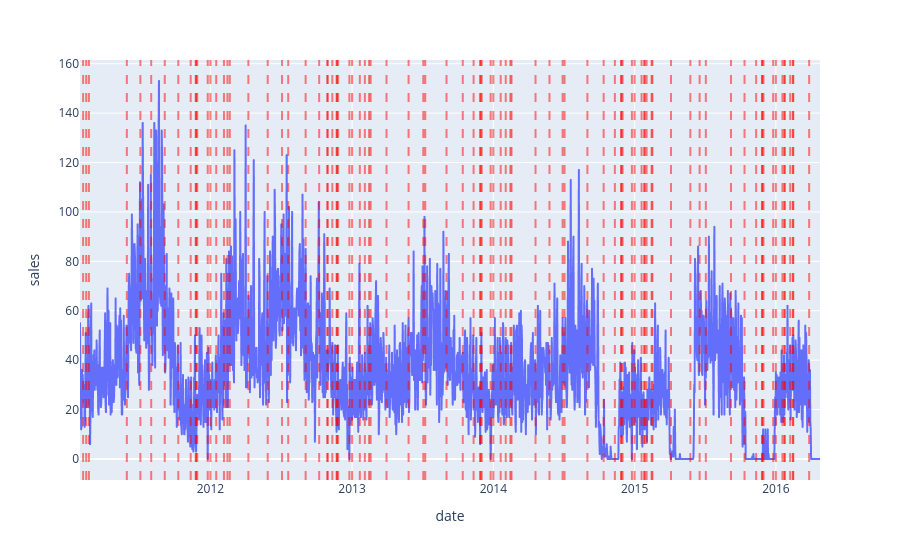

This figure's notebook cell:
### Code cell
muestra_producto = df[df.item == 'SUPERMARKET_3_594'].groupby('date').sales.sum().reset_index()
muestra_producto['date'] = pd.to_datetime(muestra_producto['date'])
fig = px.line(muestra_producto, x='date', y='sales')
eventos = df[df['event'].notna()]
eventos['date'] = pd.to_datetime(eventos['date'])
for fecha in eventos['date'].unique():
    fig.add_vline(x=pd.Timestamp(fecha).timestamp() * 1000, line_dash="dash", line_color="red", opacity=0.5)
fig.show()

### Figure 1 — Plotly figure (JSON) as saved in the notebook; plotly's stock layout.template omitted (floating-point values rounded to 4 significant figures; data arrays with more than 128 entries replaced by an {"elided": "..."} marker saying what was removed)
{"data": [{"hovertemplate": "date=%{x}<br>sales=%{y}<extra></extra>", "legendgroup": "", "line": {"color": "#636efa", "dash": "solid"}, "marker": {"symbol": "circle"}, "mode": "lines", "name": "", "showlegend": false, "type": "scattergl", "x": {"elided": "1913 str values"}, "xaxis": "x", "y": {"elided": "1913 int values"}, "yaxis": "y"}], "layout": {"legend": {"tracegroupgap": 0}, "margin": {"t": 60}, "shapes": [{"line": {"color": "red", "dash": "dash"}, "opacity": 0.5, "type": "line", "x0": 1296950400000, "x1": 1296950400000, "xref": "x", "y0": 0, "y1": 1, "yref": "y domain"}, {"line": {"color": "red", "dash": "dash"}, "opacity": 0.5, "type": "line", "x0": 1297641600000, "x1": 1297641600000, "xref": "x", "y0": 0, "y1": 1, "yref": "y domain"}, {"line": {"color": "red", "dash": "dash"}, "opacity": 0.5, "type": "line", "x0": 1298246400000, "x1": 1298246400000, "xref": "x", "y0": 0, "y1": 1, "yref": "y domain"}, {"line": {"color": "red", "dash": "dash"}, "opacity": 0.5, "type": "line", "x0": 1306713600000, "x1": 1306713600000, "xref": "x", "y0": 0, "y1": 1, "yref": "y domain"}, {"line": {"color": "red", "dash": "dash"}, "opacity": 0.5, "type": "line", "x0": 1309737600000, "x1": 1309737600000, "xref": "x", "y0": 0, "y1": 1, "yref": "y domain"}, {"line": {"color": "red", "dash": "dash"}, "opacity": 0.5, "type": "line", "x0": 1312156800000, "x1": 1312156800000, "xref": "x", "y0": 0, "y1": 1, "yref": "y domain"}, {"line": {"color": "red", "dash": "dash"}, "opacity": 0.5, "type": "line", "x0": 1315180800000, "x1": 1315180800000, "xref": "x", "y0": 0, "y1": 1, "yref": "y domain"}, {"line": {"color": "red", "dash": "dash"}, "opacity": 0.5, "type": "line", "x0": 1318204800000, "x1": 1318204800000, "xref": "x", "y0": 0, "y1": 1, "yref": "y domain"}, {"line": {"color": "red", "dash": "dash"}, "opacity": 0.5, "type": "line", "x0": 1320969600000, "x1": 1320969600000, "xref": "x", "y0": 0, "y1": 1, "yref": "y domain"}, {"line": {"color": "red", "dash": "dash"}, "opacity": 0.5, "type": "line", "x0": 1322092800000, "x1": 1322092800000, "xref": "x", "y0": 0, "y1": 1, "yref": "y domain"}, {"line": {"color": "red", "dash": "dash"}, "opacity": 0.5, "type": "line", "x0": 1322179200000, "x1": 1322179200000, "xref": "x", "y0": 0, "y1": 1, "yref": "y domain"}, {"line": {"color": "red", "dash": "dash"}, "opacity": 0.5, "type": "line", "x0": 1322438400000, "x1": 1322438400000, "xref": "x", "y0": 0, "y1": 1, "yref": "y domain"}, {"line": {"color": "red", "dash": "dash"}, "opacity": 0.5, "type": "line", "x0": 1324771200000, "x1": 1324771200000, "xref": "x", "y0": 0, "y1": 1, "yref": "y domain"}, {"line": {"color": "red", "dash": "dash"}, "opacity": 0.5, "type": "line", "x0": 1325376000000, "x1": 1325376000000, "xref": "x", "y0": 0, "y1": 1, "yref": "y domain"}, {"line": {"color": "red", "dash": "dash"}, "opacity": 0.5, "type": "line", "x0": 1326672000000, "x1": 1326672000000, "xref": "x", "y0": 0, "y1": 1, "yref": "y domain"}, {"line": {"color": "red", "dash": "dash"}, "opacity": 0.5, "type": "line", "x0": 1328400000000, "x1": 1328400000000, "xref": "x", "y0": 0, "y1": 1, "yref": "y domain"}, {"line": {"color": "red", "dash": "dash"}, "opacity": 0.5, "type": "line", "x0": 1329177600000, "x1": 1329177600000, "xref": "x", "y0": 0, "y1": 1, "yref": "y domain"}, {"line": {"color": "red", "dash": "dash"}, "opacity": 0.5, "type": "line", "x0": 1329696000000, "x1": 1329696000000, "xref": "x", "y0": 0, "y1": 1, "yref": "y domain"}, {"line": {"color": "red", "dash": "dash"}, "opacity": 0.5, "type": "line", "x0": 1333843200000, "x1": 1333843200000, "xref": "x", "y0": 0, "y1": 1, "yref": "y domain"}, {"line": {"color": "red", "dash": "dash"}, "opacity": 0.5, "type": "line", "x0": 1338163200000, "x1": 1338163200000, "xref": "x", "y0": 0, "y1": 1, "yref": "y domain"}, {"line": {"color": "red", "dash": "dash"}, "opacity": 0.5, "type": "line", "x0": 1341360000000, "x1": 1341360000000, "xref": "x", "y0": 0, "y1": 1, "yref": "y domain"}, {"line": {"color": "red", "dash": "dash"}, "opacity": 0.5, "type": "line", "x0": 1342742400000, "x1": 1342742400000, "xref": "x", "y0": 0, "y1": 1, "yref": "y domain"}, {"line": {"color": "red", "dash": "dash"}, "opacity": 0.5, "type": "line", "x0": 1346630400000, "x1": 1346630400000, "xref": "x", "y0": 0, "y1": 1, "yref": "y domain"}, {"line": {"color": "red", "dash": "dash"}, "opacity": 0.5, "type": "line", "x0": 1349654400000, "x1": 1349654400000, "xref": "x", "y0": 0, "y1": 1, "yref": "y domain"}, {"line": {"color": "red", "dash": "dash"}, "opacity": 0.5, "type": "line", "x0": 1351468800000, "x1": 1351468800000, "xref": "x", "y0": 0, "y1": 1, "yref": "y domain"}, {"line": {"color": "red", "dash": "dash"}, "opacity": 0.5, "type": "line", "x0": 1351555200000, "x1": 1351555200000, "xref": "x", "y0": 0, "y1": 1, "yref": "y domain"}, {"line": {"color": "red", "dash": "dash"}, "opacity": 0.5, "type": "line", "x0": 1352592000000, "x1": 1352592000000, "xref": "x", "y0": 0, "y1": 1, "yref": "y domain"}, {"line": {"color": "red", "dash": "dash"}, "opacity": 0.5, "type": "line", "x0": 1353542400000, "x1": 1353542400000, "xref": "x", "y0": 0, "y1": 1, "yref": "y domain"}, {"line": {"color": "red", "dash": "dash"}, "opacity": 0.5, "type": "line", "x0": 1353628800000, "x1": 1353628800000, "xref": "x", "y0": 0, "y1": 1, "yref": "y domain"}, {"line": {"color": "red", "dash": "dash"}, "opacity": 0.5, "type": "line", "x0": 1353888000000, "x1": 1353888000000, "xref": "x", "y0": 0, "y1": 1, "yref": "y domain"}, {"line": {"color": "red", "dash": "dash"}, "opacity": 0.5, "type": "line", "x0": 1356393600000, "x1": 1356393600000, "xref": "x", "y0": 0, "y1": 1, "yref": "y domain"}, {"line": {"color": "red", "dash": "dash"}, "opacity": 0.5, "type": "line", "x0": 1356998400000, "x1": 1356998400000, "xref": "x", "y0": 0, "y1": 1, "yref": "y domain"}, {"line": {"color": "red", "dash": "dash"}, "opacity": 0.5, "type": "line", "x0": 1358726400000, "x1": 1358726400000, "xref": "x", "y0": 0, "y1": 1, "yref": "y domain"}, {"line": {"color": "red", "dash": "dash"}, "opacity": 0.5, "type": "line", "x0": 1359849600000, "x1": 1359849600000, "xref": "x", "y0": 0, "y1": 1, "yref": "y domain"}, {"line": {"color": "red", "dash": "dash"}, "opacity": 0.5, "type": "line", "x0": 1360800000000, "x1": 1360800000000, "xref": "x", "y0": 0, "y1": 1, "yref": "y domain"}, {"line": {"color": "red", "dash": "dash"}, "opacity": 0.5, "type": "line", "x0": 1361145600000, "x1": 1361145600000, "xref": "x", "y0": 0, "y1": 1, "yref": "y domain"}, {"line": {"color": "red", "dash": "dash"}, "opacity": 0.5, "type": "line", "x0": 1364688000000, "x1": 1364688000000, "xref": "x", "y0": 0, "y1": 1, "yref": "y domain"}, {"line": {"color": "red", "dash": "dash"}, "opacity": 0.5, "type": "line", "x0": 1369612800000, "x1": 1369612800000, "xref": "x", "y0": 0, "y1": 1, "yref": "y domain"}, {"line": {"color": "red", "dash": "dash"}, "opacity": 0.5, "type": "line", "x0": 1372896000000, "x1": 1372896000000, "xref": "x", "y0": 0, "y1": 1, "yref": "y domain"}, {"line": {"color": "red", "dash": "dash"}, "opacity": 0.5, "type": "line", "x0": 1373328000000, "x1": 1373328000000, "xref": "x", "y0": 0, "y1": 1, "yref": "y domain"}, {"line": {"color": "red", "dash": "dash"}, "opacity": 0.5, "type": "line", "x0": 1378080000000, "x1": 1378080000000, "xref": "x", "y0": 0, "y1": 1, "yref": "y domain"}, {"line": {"color": "red", "dash": "dash"}, "opacity": 0.5, "type": "line", "x0": 1381708800000, "x1": 1381708800000, "xref": "x", "y0": 0, "y1": 1, "yref": "y domain"}, {"line": {"color": "red", "dash": "dash"}, "opacity": 0.5, "type": "line", "x0": 1384128000000, "x1": 1384128000000, "xref": "x", "y0": 0, "y1": 1, "yref": "y domain"}, {"line": {"color": "red", "dash": "dash"}, "opacity": 0.5, "type": "line", "x0": 1385596800000, "x1": 1385596800000, "xref": "x", "y0": 0, "y1": 1, "yref": "y domain"}, {"line": {"color": "red", "dash": "dash"}, "opacity": 0.5, "type": "line", "x0": 1385683200000, "x1": 1385683200000, "xref": "x", "y0": 0, "y1": 1, "yref": "y domain"}, {"line": {"color": "red", "dash": "dash"}, "opacity": 0.5, "type": "line", "x0": 1385942400000, "x1": 1385942400000, "xref": "x", "y0": 0, "y1": 1, "yref": "y domain"}, {"line": {"color": "red", "dash": "dash"}, "opacity": 0.5, "type": "line", "x0": 1387929600000, "x1": 1387929600000, "xref": "x", "y0": 0, "y1": 1, "yref": "y domain"}, {"line": {"color": "red", "dash": "dash"}, "opacity": 0.5, "type": "line", "x0": 1388534400000, "x1": 1388534400000, "xref": "x", "y0": 0, "y1": 1, "yref": "y domain"}, {"line": {"color": "red", "dash": "dash"}, "opacity": 0.5, "type": "line", "x0": 1390176000000, "x1": 1390176000000, "xref": "x", "y0": 0, "y1": 1, "yref": "y domain"}, {"line": {"color": "red", "dash": "dash"}, "opacity": 0.5, "type": "line", "x0": 1391299200000, "x1": 1391299200000, "xref": "x", "y0": 0, "y1": 1, "yref": "y domain"}, {"line": {"color": "red", "dash": "dash"}, "opacity": 0.5, "type": "line", "x0": 1392336000000, "x1": 1392336000000, "xref": "x", "y0": 0, "y1": 1, "yref": "y domain"}, {"line": {"color": "red", "dash": "dash"}, "opacity": 0.5, "type": "line", "x0": 1392595200000, "x1": 1392595200000, "xref": "x", "y0": 0, "y1": 1, "yref": "y domain"}, {"line": {"color": "red", "dash": "dash"}, "opacity": 0.5, "type": "line", "x0": 1397952000000, "x1": 1397952000000, "xref": "x", "y0": 0, "y1": 1, "yref": "y domain"}, {"line": {"color": "red", "dash": "dash"}, "opacity": 0.5, "type": "line", "x0": 1401062400000, "x1": 1401062400000, "xref": "x", "y0": 0, "y1": 1, "yref": "y domain"}, {"line": {"color": "red", "dash": "dash"}, "opacity": 0.5, "type": "line", "x0": 1404000000000, "x1": 1404000000000, "xref": "x", "y0": 0, "y1": 1, "yref": "y domain"}, {"line": {"color": "red", "dash": "dash"}, "opacity": 0.5, "type": "line", "x0": 1404432000000, "x1": 1404432000000, "xref": "x", "y0": 0, "y1": 1, "yref": "y domain"}, {"line": {"color": "red", "dash": "dash"}, "opacity": 0.5, "type": "line", "x0": 1409529600000, "x1": 1409529600000, "xref": "x", "y0": 0, "y1": 1, "yref": "y domain"}, {"line": {"color": "red", "dash": "dash"}, "opacity": 0.5, "type": "line", "x0": 1413158400000, "x1": 1413158400000, "xref": "x", "y0": 0, "y1": 1, "yref": "y domain"}, {"line": {"color": "red", "dash": "dash"}, "opacity": 0.5, "type": "line", "x0": 1415664000000, "x1": 1415664000000, "xref": "x", "y0": 0, "y1": 1, "yref": "y domain"}, {"line": {"color": "red", "dash": "dash"}, "opacity": 0.5, "type": "line", "x0": 1417046400000, "x1": 1417046400000, "xref": "x", "y0": 0, "y1": 1, "yref": "y domain"}, {"line": {"color": "red", "dash": "dash"}, "opacity": 0.5, "type": "line", "x0": 1417132800000, "x1": 1417132800000, "xref": "x", "y0": 0, "y1": 1, "yref": "y domain"}, {"line": {"color": "red", "dash": "dash"}, "opacity": 0.5, "type": "line", "x0": 1417392000000, "x1": 1417392000000, "xref": "x", "y0": 0, "y1": 1, "yref": "y domain"}, {"line": {"color": "red", "dash": "dash"}, "opacity": 0.5, "type": "line", "x0": 1419465600000, "x1": 1419465600000, "xref": "x", "y0": 0, "y1": 1, "yref": "y domain"}, {"line": {"color": "red", "dash": "dash"}, "opacity": 0.5, "type": "line", "x0": 1420070400000, "x1": 1420070400000, "xref": "x", "y0": 0, "y1": 1, "yref": "y domain"}, {"line": {"color": "red", "dash": "dash"}, "opacity": 0.5, "type": "line", "x0": 1421625600000, "x1": 1421625600000, "xref": "x", "y0": 0, "y1": 1, "yref": "y domain"}, {"line": {"color": "red", "dash": "dash"}, "opacity": 0.5, "type": "line", "x0": 1422230400000, "x1": 1422230400000, "xref": "x", "y0": 0, "y1": 1, "yref": "y domain"}, {"line": {"color": "red", "dash": "dash"}, "opacity": 0.5, "type": "line", "x0": 1422316800000, "x1": 1422316800000, "xref": "x", "y0": 0, "y1": 1, "yref": "y domain"}, {"line": {"color": "red", "dash": "dash"}, "opacity": 0.5, "type": "line", "x0": 1422748800000, "x1": 1422748800000, "xref": "x", "y0": 0, "y1": 1, "yref": "y domain"}, {"line": {"color": "red", "dash": "dash"}, "opacity": 0.5, "type": "line", "x0": 1423872000000, "x1": 1423872000000, "xref": "x", "y0": 0, "y1": 1, "yref": "y domain"}, {"line": {"color": "red", "dash": "dash"}, "opacity": 0.5, "type": "line", "x0": 1424044800000, "x1": 1424044800000, "xref": "x", "y0": 0, "y1": 1, "yref": "y domain"}, {"line": {"color": "red", "dash": "dash"}, "opacity": 0.5, "type": "line", "x0": 1428192000000, "x1": 1428192000000, "xref": "x", "y0": 0, "y1": 1, "yref": "y domain"}, {"line": {"color": "red", "dash": "dash"}, "opacity": 0.5, "type": "line", "x0": 1432512000000, "x1": 1432512000000, "xref": "x", "y0": 0, "y1": 1, "yref": "y domain"}, {"line": {"color": "red", "dash": "dash"}, "opacity": 0.5, "type": "line", "x0": 1434585600000, "x1": 1434585600000, "xref": "x", "y0": 0, "y1": 1, "yref": "y domain"}, {"line": {"color": "red", "dash": "dash"}, "opacity": 0.5, "type": "line", "x0": 1435968000000, "x1": 1435968000000, "xref": "x", "y0": 0, "y1": 1, "yref": "y domain"}, {"line": {"color": "red", "dash": "dash"}, "opacity": 0.5, "type": "line", "x0": 1441584000000, "x1": 1441584000000, "xref": "x", "y0": 0, "y1": 1, "yref": "y domain"}, {"line": {"color": "red", "dash": "dash"}, "opacity": 0.5, "type": "line", "x0": 1444608000000, "x1": 1444608000000, "xref": "x", "y0": 0, "y1": 1, "yref": "y domain"}, {"line": {"color": "red", "dash": "dash"}, "opacity": 0.5, "type": "line", "x0": 1447200000000, "x1": 1447200000000, "xref": "x", "y0": 0, "y1": 1, "yref": "y domain"}, {"line": {"color": "red", "dash": "dash"}, "opacity": 0.5, "type": "line", "x0": 1448496000000, "x1": 1448496000000, "xref": "x", "y0": 0, "y1": 1, "yref": "y domain"}, {"line": {"color": "red", "dash": "dash"}, "opacity": 0.5, "type": "line", "x0": 1448582400000, "x1": 1448582400000, "xref": "x", "y0": 0, "y1": 1, "yref": "y domain"}, {"line": {"color": "red", "dash": "dash"}, "opacity": 0.5, "type": "line", "x0": 1448841600000, "x1": 1448841600000, "xref": "x", "y0": 0, "y1": 1, "yref": "y domain"}, {"line": {"color": "red", "dash": "dash"}, "opacity": 0.5, "type": "line", "x0": 1451001600000, "x1": 1451001600000, "xref": "x", "y0": 0, "y1": 1, "yref": "y domain"}, {"line": {"color": "red", "dash": "dash"}, "opacity": 0.5, "type": "line", "x0": 1451606400000, "x1": 1451606400000, "xref": "x", "y0": 0, "y1": 1, "yref": "y domain"}, {"line": {"color": "red", "dash": "dash"}, "opacity": 0.5, "type": "line", "x0": 1453075200000, "x1": 1453075200000, "xref": "x", "y0": 0, "y1": 1, "yref": "y domain"}, {"line": {"color": "red", "dash": "dash"}, "opacity": 0.5, "type": "line", "x0": 1453507200000, "x1": 1453507200000, "xref": "x", "y0": 0, "y1": 1, "yref": "y domain"}, {"line": {"color": "red", "dash": "dash"}, "opacity": 0.5, "type": "line", "x0": 1453593600000, "x1": 1453593600000, "xref": "x", "y0": 0, "y1": 1, "yref": "y domain"}, {"line": {"color": "red", "dash": "dash"}, "opacity": 0.5, "type": "line", "x0": 1454803200000, "x1": 1454803200000, "xref": "x", "y0": 0, "y1": 1, "yref": "y domain"}, {"line": {"color": "red", "dash": "dash"}, "opacity": 0.5, "type": "line", "x0": 1455408000000, "x1": 1455408000000, "xref": "x", "y0": 0, "y1": 1, "yref": "y domain"}, {"line": {"color": "red", "dash": "dash"}, "opacity": 0.5, "type": "line", "x0": 1455494400000, "x1": 1455494400000, "xref": "x", "y0": 0, "y1": 1, "yref": "y domain"}, {"line": {"color": "red", "dash": "dash"}, "opacity": 0.5, "type": "line", "x0": 1459036800000, "x1": 1459036800000, "xref": "x", "y0": 0, "y1": 1, "yref": "y domain"}], "xaxis": {"anchor": "y", "domain": [0, 1], "title": {"text": "date"}}, "yaxis": {"anchor": "x", "domain": [0, 1], "title": {"text": "sales"}}}}
